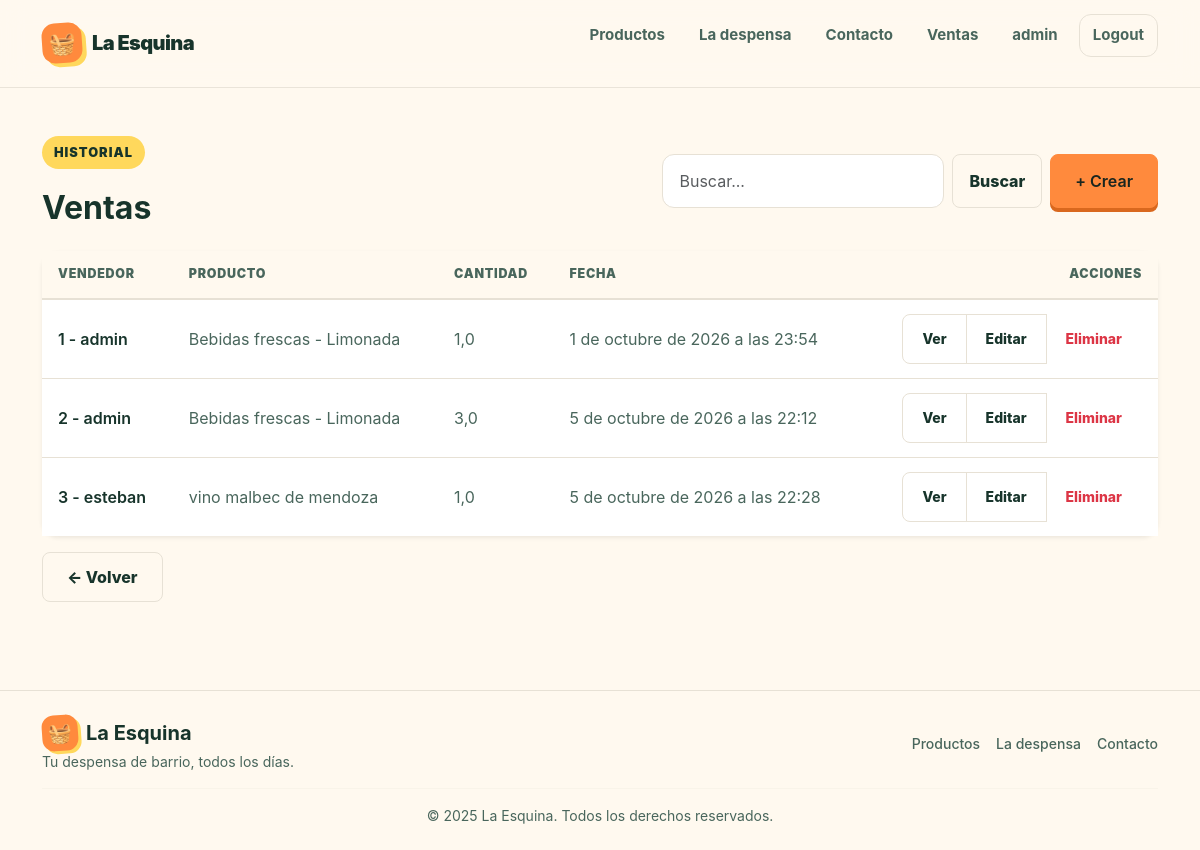
The page /producto/venta/list (signed in) on the database its author committed.
### producto/models.py (models this page shows, shortened)
class Venta(models.Model):
    vendedor = models.ForeignKey(
        Vendedor, on_delete=models.CASCADE, verbose_name="Vendedor"
    )
    producto = models.ForeignKey(
        Producto, on_delete=models.CASCADE, verbose_name="Producto"
    )
    cantidad = models.FloatField(verbose_name="Cantidad")
    fecha = models.DateTimeField(auto_now_add=True, verbose_name="Fecha de la Venta")
    class Meta:
        verbose_name = "Venta"
        verbose_name_plural = "Ventas"

class Vendedor(models.Model):
    user = models.OneToOneField(User, on_delete=models.CASCADE, verbose_name="Usuario")
    telefono = models.CharField(max_length=15, blank=True, verbose_name="Teléfono")
    imagen_perfil = models.ImageField(
        upload_to="perfiles_vendedores/",
        blank=True,
        null=True,
        verbose_name="Imagen de Perfil",
    )
    class Meta:
        verbose_name = "Vendedor"
        verbose_name_plural = "Vendedores"

class Producto(models.Model):
    categoria = models.ForeignKey(
        Categoria,
        on_delete=models.SET_NULL,
        null=True,
        blank=True,
        verbose_name="categoría",
        related_name="productos",
    )
    nombre = models.CharField()
    descripcion = models.TextField(
        blank=True, db_default="", verbose_name="descripción"
    )
    precio = models.DecimalField(max_digits=10, decimal_places=2)
    stock = models.PositiveIntegerField(db_default=0)
    class Meta:
        verbose_name = "Producto"
        verbose_name_plural = "Productos"
        ordering = ("nombre",)
        indexes = [  # noqa: RUF012
            models.Index(fields=["nombre"], name="idx_producto_nombre"),
        ]
        constraints = (
            models.UniqueConstraint(
                fields=["categoria", "nombre"], name="unique_categoria_producto"
            ),
            models.CheckConstraint(
                condition=Q(precio__gte=0), name="check_precio_mayor_a_cero"
            ),
        )
    def __str__(self) -> str:
        if self.categoria:
            return f"{self.categoria} - {self.nombre}"
        return self.nombre

class Categoria(models.Model):
    nombre = models.CharField(max_length=100, unique=True)
    descripcion = models.TextField(
        blank=True, db_default="", verbose_name="descripción"
    )
    class Meta:
        verbose_name = "Categoría de Productos"
        verbose_name_plural = "Categorías de Productos"
        ordering = ("nombre",)
    def __str__(self):
        return self.nombre

### producto/views/ventas.py (the view)
# urls.py: path("venta/list", ventas.VentaList.as_view(), name="venta_list"),
class VentaList(LoginRequiredMixin, ListView):
    model = Venta
    def get_queryset(self) -> QuerySet:
        busqueda = self.request.GET.get("busqueda", "").strip()
        if busqueda:
            return Venta.objects.filter(
                Q(producto__nombre__icontains=busqueda) | Q(vendedor__user__username__icontains=busqueda)
            )
        else:
            return Venta.objects.all()

### producto/templates/producto/venta_list.html
{% extends "core/base.html" %}
{% block contenido %}
<div class="container py-5">
    <div class="d-flex flex-wrap align-items-center justify-content-between gap-3 mb-4">
        <div>
            <div class="eyebrow">Historial</div>
            <h1 class="h2 fw-bold mb-0" style="color: var(--ink);">Ventas</h1>
        </div>
        <div class="d-flex flex-wrap gap-2">
            <form method="get" class="d-flex gap-2" role="search">
                <input class="form-control" type="search" name="busqueda" placeholder="Buscar..." aria-label="Buscar" />
                <button class="btn btn-outline-secondary rounded-3 px-3" type="submit" style="border-color: var(--line); color: var(--ink);">Buscar</button>
            </form>
            <a href="{% url 'producto:venta_create' %}" class="btn btn-primary rounded-3 px-4 fw-semibold">+ Crear</a>
        </div>
    </div>
    <div class="card border-0 rounded-4 shadow-sm">
        <div class="card-body p-0">
            <div class="table-responsive">
                <table class="table table-hover align-middle mb-0 data-table">
                    <thead>
                        <tr>
                            <th scope="col">Vendedor</th>
                            <th scope="col">Producto</th>
                            <th scope="col">Cantidad</th>
                            <th scope="col">Fecha</th>
                            <th scope="col" class="text-end">Acciones</th>
                        </tr>
                    </thead>
                    <tbody>
                        {% for venta in object_list %}
                            <tr>
                                <td class="fw-semibold" style="color: var(--ink);">{{ venta.id }} - {{ venta.vendedor.user.username }}</td>
                                <td>{{ venta.producto }}</td>
                                <td>{{ venta.cantidad }}</td>
                                <td>{{ venta.fecha }}</td>
                                <td class="text-end">
                                    <div class="btn-group btn-group-sm">
                                        <a href="{% url 'producto:venta_detail' venta.id %}" class="btn btn-outline-secondary rounded-start-3" style="border-color: var(--line); color: var(--ink);">Ver</a>
                                        <a href="{% url 'producto:venta_update' venta.id %}" class="btn btn-outline-secondary" style="border-color: var(--line); color: var(--ink);">Editar</a>
                                        <a href="{% url 'producto:venta_delete' venta.id %}" class="btn btn-outline-danger rounded-end-3">Eliminar</a>
                                    </div>
                                </td>
                            </tr>
                        {% empty %}
                            <tr>
                                <td colspan="5" class="text-center py-4" style="color: var(--ink-soft);">No hay ventas registradas.</td>
                            </tr>
                        {% endfor %}
                    </tbody>
                </table>
            </div>
        </div>
    </div>
    <div class="mt-3">
        <a href="{% url 'producto:home' %}" class="btn btn-outline-secondary rounded-3 px-4" style="border-color: var(--line); color: var(--ink);">← Volver</a>
    </div>
</div>
{% endblock contenido %}

### core/templates/core/components/navbar.html (shortened to what this page needs)
<header class="nav-wrap">
    <div class="container">
        <nav aria-label="Navegación principal">
            <a class="brand" href="#inicio" aria-label="La Esquina, inicio">
                <span class="brand-mark">🧺</span>
                <span>La Esquina</span>
            </a>
            <ul class="nav-links">
                <li><a href="#productos">Productos</a></li>
                <li><a href="#por-que">La despensa</a></li>
                <li><a href="#contacto">Contacto</a></li>
                {% if user.is_authenticated %}
                    <li><a href="{% url 'producto:home' %}">Ventas</a></li>
                    <li><a href="#">{{ user.username }}</a></li>
                    <li>
                        <form action="{% url 'core:logout' %}" method="post">
                            <button class="nav-logout" type="submit">Logout</button>
                        </form>
                    </li>
                {% else %}
                    <li><a class="nav-login" href="{% url 'core:login' %}">Acceder</a></li>
                {% endif %}
            </ul>
        </nav>
    </div>
</header>

### core/static/core/style.css (style rules this page uses)
:root { --ink: #17342b; --ink-soft: #49665c; --cream: #fff9ef; --paper: #ffffff; --mint: #dff4e8; --mint-strong: #1d7a58; --orange: #ff8a3d; --orange-dark: #d9681e; --yellow: #ffd85c; --pink: #ffd7df; --line: #e7e1d5; --shadow: 0 18px 45px rgba(23, 52, 43, 0.1); --radius-lg: 30px; --radius-md: 20px; --radius-sm: 14px; --max: 1180px; }
* { box-sizing: border-box; margin: 0; padding: 0; }
html { scroll-behavior: smooth; }
body { font-family: Inter, ui-sans-serif, system-ui, -apple-system, BlinkMacSystemFont, "Segoe UI", sans-serif; color: var(--ink); background: var(--cream); line-height: 1.5; }
a { color: inherit; text-decoration: none; }
button, a { -webkit-tap-highlight-color: transparent; }
.container { width: min(calc(100% - 40px), var(--max)); margin-inline: auto; }
.nav-wrap { position: sticky; top: 0; z-index: 20; padding: 14px 0; background: rgba(255, 249, 239, 0.88); backdrop-filter: blur(14px); border-bottom: 1px solid rgba(231, 225, 213, 0.85); }
nav { display: flex; align-items: center; justify-content: space-between; gap: 20px; }
.brand { display: inline-flex; align-items: center; gap: 10px; font-weight: 900; font-size: 1.25rem; letter-spacing: -0.03em; }
.brand-mark { width: 40px; height: 40px; display: grid; place-items: center; border-radius: 13px; background: var(--orange); transform: rotate(-4deg); box-shadow: 4px 4px 0 var(--yellow); font-size: 1.35rem; }
.nav-links { display: flex; align-items: center; gap: 8px; list-style: none; }
.nav-links a { display: inline-flex; align-items: center; justify-content: center; padding: 10px 13px; border-radius: 12px; color: var(--ink-soft); font-weight: 700; font-size: 0.94rem; transition: 0.2s ease; }
.nav-links form { display: inline-flex; }
.nav-logout { display: inline-flex; align-items: center; justify-content: center; padding: 9px 13px; border: 1px solid var(--line); border-radius: 12px; background: transparent; color: var(--ink-soft); font-family: inherit; font-weight: 700; font-size: 0.94rem; cursor: pointer; transition: 0.2s ease; }
.eyebrow { display: inline-flex; align-items: center; gap: 8px; padding: 7px 12px; border-radius: 999px; background: var(--yellow); font-size: 0.8rem; font-weight: 900; text-transform: uppercase; letter-spacing: 0.08em; margin-bottom: 20px; }
.btn { display: inline-flex; align-items: center; justify-content: center; min-height: 50px; padding: 12px 19px; border-radius: 15px; font-weight: 800; border: 1px solid transparent; transition: transform 0.2s ease, box-shadow 0.2s ease, background 0.2s ease; }
.btn-primary { background: var(--orange); color: #1a261f; box-shadow: 0 8px 0 #d66d29; }
.form-control, .form-select { border: 1px solid var(--line); border-radius: 12px; padding: 14px 16px; font-size: 1rem; color: var(--ink); background: var(--paper); transition: border-color 0.2s ease, box-shadow 0.2s ease; }
.btn-primary { background: var(--orange) !important; border-color: var(--orange) !important; color: #1a261f !important; box-shadow: 0 4px 0 var(--orange-dark); }
.btn-outline-secondary { border-color: var(--line) !important; color: var(--ink) !important; }
.card { border: 1px solid var(--line); box-shadow: var(--shadow); }
.data-table thead th { background: var(--cream); color: var(--ink-soft); font-size: 0.78rem; font-weight: 900; text-transform: uppercase; letter-spacing: 0.06em; border-bottom: 2px solid var(--line); padding: 14px 16px; white-space: nowrap; }
.data-table tbody td { padding: 14px 16px; color: var(--ink-soft); border-color: var(--line); }
.data-table tbody tr:last-child td { border-bottom: 0; }

### rows shown on the page
Venta: id "1", vendedor.user.username "admin", producto "Bebidas frescas - Limonada", cantidad "1,0", fecha "1 de octubre de 2026 a las 23:54"
Venta: id "2", vendedor.user.username "admin", producto "Bebidas frescas - Limonada", cantidad "3,0", fecha "5 de octubre de 2026 a las 22:12"
Venta: id "3", vendedor.user.username "esteban", producto "vino malbec de mendoza", cantidad "1,0", fecha "5 de octubre de 2026 a las 22:28"

### other values the page prints
{{ user.username }} "admin"
